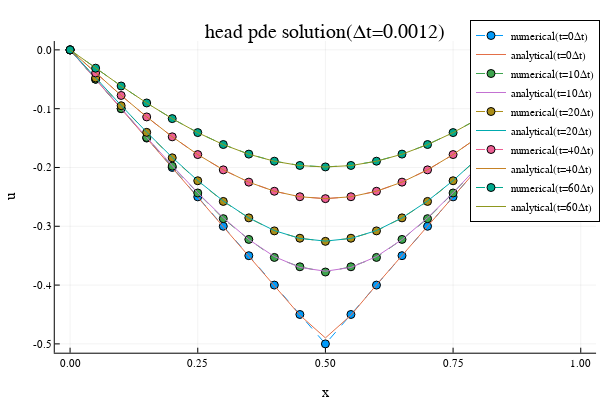

The notebook cell this image was saved under:
### Code cell
Δt = 0.0012
heat_pde_plots(x,t₁₂,U₁₂;Δt=Δt)
title!("head pde solution(Δt=$Δt)")

### Figure 1 — Plotly figure (JSON) as saved in the notebook; plotly's stock layout.template omitted (floating-point values rounded to 4 significant figures)
{"data": [{"colorbar": {"len": 0.8657, "title": {"text": ""}, "x": 0.9934, "y": 0.5087}, "legendgroup": "numerical(t=0Δt)", "line": {"color": "rgba(0, 154, 250, 1.000)", "dash": "dash", "shape": "linear", "width": 1}, "marker": {"color": "rgba(0, 154, 250, 1.000)", "line": {"color": "rgba(0, 0, 0, 1)", "width": 1}, "size": 8, "symbol": "circle"}, "mode": "lines+markers", "name": "numerical(t=0Δt)", "showlegend": true, "type": "scatter", "x": [0, 0.05, 0.1, 0.15, 0.2, 0.25, 0.3, 0.35, 0.4, 0.45, 0.5, 0.55, 0.6, 0.65, 0.7, 0.75, 0.8, 0.85, 0.9, 0.95, 1], "xaxis": "x", "y": [0, -0.05, -0.1, -0.15, -0.2, -0.25, -0.3, -0.35, -0.4, -0.45, -0.5, -0.45, -0.4, -0.35, -0.3, -0.25, -0.2, -0.15, -0.1, -0.05, 0], "yaxis": "y"}, {"colorbar": {"len": 0.8657, "title": {"text": ""}, "x": 0.9934, "y": 0.5087}, "legendgroup": "analytical(t=0Δt)", "line": {"color": "rgba(227, 111, 71, 1.000)", "dash": "solid", "shape": "linear", "width": 1}, "mode": "lines", "name": "analytical(t=0Δt)", "showlegend": true, "type": "scatter", "x": [0, 0.05, 0.1, 0.15, 0.2, 0.25, 0.3, 0.35, 0.4, 0.45, 0.5, 0.55, 0.6, 0.65, 0.7, 0.75, 0.8, 0.85, 0.9, 0.95, 1], "xaxis": "x", "y": [0, -0.05001, -0.09998, -0.15, -0.2, -0.2501, -0.2999, -0.3502, -0.3996, -0.4512, -0.4899, -0.4512, -0.3996, -0.3502, -0.2999, -0.2501, -0.2, -0.15, -0.09998, -0.05001, -1.954e-18], "yaxis": "y"}, {"colorbar": {"len": 0.8657, "title": {"text": ""}, "x": 0.9934, "y": 0.5087}, "legendgroup": "numerical(t=10Δt)", "line": {"color": "rgba(62, 164, 78, 1.000)", "dash": "dash", "shape": "linear", "width": 1}, "marker": {"color": "rgba(62, 164, 78, 1.000)", "line": {"color": "rgba(0, 0, 0, 1)", "width": 1}, "size": 8, "symbol": "circle"}, "mode": "lines+markers", "name": "numerical(t=10Δt)", "showlegend": true, "type": "scatter", "x": [0, 0.05, 0.1, 0.15, 0.2, 0.25, 0.3, 0.35, 0.4, 0.45, 0.5, 0.55, 0.6, 0.65, 0.7, 0.75, 0.8, 0.85, 0.9, 0.95, 1], "xaxis": "x", "y": [0, -0.04994, -0.09982, -0.149, -0.1977, -0.2434, -0.287, -0.3223, -0.353, -0.3689, -0.3778, -0.3689, -0.353, -0.3223, -0.287, -0.2434, -0.1977, -0.149, -0.09982, -0.04994, 0], "yaxis": "y"}, {"colorbar": {"len": 0.8657, "title": {"text": ""}, "x": 0.9934, "y": 0.5087}, "legendgroup": "analytical(t=10Δt)", "line": {"color": "rgba(195, 113, 210, 1.000)", "dash": "solid", "shape": "linear", "width": 1}, "mode": "lines", "name": "analytical(t=10Δt)", "showlegend": true, "type": "scatter", "x": [0, 0.05, 0.1, 0.15, 0.2, 0.25, 0.3, 0.35, 0.4, 0.45, 0.5, 0.55, 0.6, 0.65, 0.7, 0.75, 0.8, 0.85, 0.9, 0.95, 1], "xaxis": "x", "y": [0, -0.04985, -0.09952, -0.1487, -0.1969, -0.243, -0.2856, -0.3226, -0.3515, -0.37, -0.3764, -0.37, -0.3515, -0.3226, -0.2856, -0.243, -0.1969, -0.1487, -0.09952, -0.04985, -3.888e-17], "yaxis": "y"}, {"colorbar": {"len": 0.8657, "title": {"text": ""}, "x": 0.9934, "y": 0.5087}, "legendgroup": "numerical(t=20Δt)", "line": {"color": "rgba(172, 142, 24, 1.000)", "dash": "dash", "shape": "linear", "width": 1}, "marker": {"color": "rgba(172, 142, 24, 1.000)", "line": {"color": "rgba(0, 0, 0, 1)", "width": 1}, "size": 8, "symbol": "circle"}, "mode": "lines+markers", "name": "numerical(t=20Δt)", "showlegend": true, "type": "scatter", "x": [0, 0.05, 0.1, 0.15, 0.2, 0.25, 0.3, 0.35, 0.4, 0.45, 0.5, 0.55, 0.6, 0.65, 0.7, 0.75, 0.8, 0.85, 0.9, 0.95, 1], "xaxis": "x", "y": [0, -0.04778, -0.09497, -0.1403, -0.1836, -0.2226, -0.2577, -0.2857, -0.3078, -0.3203, -0.3256, -0.3203, -0.3078, -0.2857, -0.2577, -0.2226, -0.1836, -0.1403, -0.09497, -0.04778, 0], "yaxis": "y"}, {"colorbar": {"len": 0.8657, "title": {"text": ""}, "x": 0.9934, "y": 0.5087}, "legendgroup": "analytical(t=20Δt)", "line": {"color": "rgba(0, 170, 174, 1.000)", "dash": "solid", "shape": "linear", "width": 1}, "mode": "lines", "name": "analytical(t=20Δt)", "showlegend": true, "type": "scatter", "x": [0, 0.05, 0.1, 0.15, 0.2, 0.25, 0.3, 0.35, 0.4, 0.45, 0.5, 0.55, 0.6, 0.65, 0.7, 0.75, 0.8, 0.85, 0.9, 0.95, 1], "xaxis": "x", "y": [0, -0.04763, -0.09455, -0.1399, -0.1829, -0.2223, -0.257, -0.2858, -0.3073, -0.3207, -0.3252, -0.3207, -0.3073, -0.2858, -0.257, -0.2223, -0.1829, -0.1399, -0.09455, -0.04763, -3.723e-17], "yaxis": "y"}, {"colorbar": {"len": 0.8657, "title": {"text": ""}, "x": 0.9934, "y": 0.5087}, "legendgroup": "numerical(t=40Δt)", "line": {"color": "rgba(237, 94, 147, 1.000)", "dash": "dash", "shape": "linear", "width": 1}, "marker": {"color": "rgba(237, 94, 147, 1.000)", "line": {"color": "rgba(0, 0, 0, 1)", "width": 1}, "size": 8, "symbol": "circle"}, "mode": "lines+markers", "name": "numerical(t=40Δt)", "showlegend": true, "type": "scatter", "x": [0, 0.05, 0.1, 0.15, 0.2, 0.25, 0.3, 0.35, 0.4, 0.45, 0.5, 0.55, 0.6, 0.65, 0.7, 0.75, 0.8, 0.85, 0.9, 0.95, 1], "xaxis": "x", "y": [0, -0.03923, -0.07757, -0.114, -0.1479, -0.1781, -0.2041, -0.2249, -0.2404, -0.2497, -0.253, -0.2497, -0.2404, -0.2249, -0.2041, -0.1781, -0.1479, -0.114, -0.07757, -0.03923, 0], "yaxis": "y"}, {"colorbar": {"len": 0.8657, "title": {"text": ""}, "x": 0.9934, "y": 0.5087}, "legendgroup": "analytical(t=40Δt)", "line": {"color": "rgba(198, 130, 37, 1.000)", "dash": "solid", "shape": "linear", "width": 1}, "mode": "lines", "name": "analytical(t=40Δt)", "showlegend": true, "type": "scatter", "x": [0, 0.05, 0.1, 0.15, 0.2, 0.25, 0.3, 0.35, 0.4, 0.45, 0.5, 0.55, 0.6, 0.65, 0.7, 0.75, 0.8, 0.85, 0.9, 0.95, 1], "xaxis": "x", "y": [0, -0.03919, -0.07747, -0.1139, -0.1477, -0.178, -0.204, -0.225, -0.2404, -0.2498, -0.253, -0.2498, -0.2404, -0.225, -0.204, -0.178, -0.1477, -0.1139, -0.07747, -0.03919, -3.067e-17], "yaxis": "y"}, {"colorbar": {"len": 0.8657, "title": {"text": ""}, "x": 0.9934, "y": 0.5087}, "legendgroup": "numerical(t=60Δt)", "line": {"color": "rgba(0, 169, 141, 1.000)", "dash": "dash", "shape": "linear", "width": 1}, "marker": {"color": "rgba(0, 169, 141, 1.000)", "line": {"color": "rgba(0, 0, 0, 1)", "width": 1}, "size": 8, "symbol": "circle"}, "mode": "lines+markers", "name": "numerical(t=60Δt)", "showlegend": true, "type": "scatter", "x": [0, 0.05, 0.1, 0.15, 0.2, 0.25, 0.3, 0.35, 0.4, 0.45, 0.5, 0.55, 0.6, 0.65, 0.7, 0.75, 0.8, 0.85, 0.9, 0.95, 1], "xaxis": "x", "y": [0, -0.0311, -0.06145, -0.09028, -0.1169, -0.1407, -0.161, -0.1773, -0.1893, -0.1966, -0.1991, -0.1966, -0.1893, -0.1773, -0.161, -0.1407, -0.1169, -0.09028, -0.06145, -0.0311, 0], "yaxis": "y"}, {"colorbar": {"len": 0.8657, "title": {"text": ""}, "x": 0.9934, "y": 0.5087}, "legendgroup": "analytical(t=60Δt)", "line": {"color": "rgba(142, 151, 30, 1.000)", "dash": "solid", "shape": "linear", "width": 1}, "mode": "lines", "name": "analytical(t=60Δt)", "showlegend": true, "type": "scatter", "x": [0, 0.05, 0.1, 0.15, 0.2, 0.25, 0.3, 0.35, 0.4, 0.45, 0.5, 0.55, 0.6, 0.65, 0.7, 0.75, 0.8, 0.85, 0.9, 0.95, 1], "xaxis": "x", "y": [0, -0.03112, -0.06148, -0.09033, -0.117, -0.1408, -0.1611, -0.1774, -0.1894, -0.1967, -0.1992, -0.1967, -0.1894, -0.1774, -0.1611, -0.1408, -0.117, -0.09033, -0.06148, -0.03112, -2.436e-17], "yaxis": "y"}], "layout": {"annotations": [{"font": {"color": "rgba(0, 0, 0, 1)", "family": "sans-serif", "size": 20}, "rotation": 0, "showarrow": false, "text": "head pde solution(Δt=0.0012)", "x": 0.5424, "xanchor": "center", "xref": "paper", "y": 1, "yanchor": "top", "yref": "paper"}], "height": 400, "legend": {"bgcolor": "rgba(255, 255, 255, 1.000)", "bordercolor": "rgba(0, 0, 0, 1)", "borderwidth": 1, "font": {"color": "rgba(0, 0, 0, 1)", "family": "sans-serif", "size": 11}, "title": {"font": {"color": "rgba(0, 0, 0, 1)", "family": "sans-serif", "size": 15}, "text": ""}, "tracegroupgap": 0, "traceorder": "normal", "x": 1, "xanchor": "auto", "y": 1, "yanchor": "auto"}, "margin": {"b": 20, "l": 0, "r": 0, "t": 20}, "paper_bgcolor": "rgba(255, 255, 255, 1.000)", "plot_bgcolor": "rgba(255, 255, 255, 1.000)", "showlegend": true, "width": 600, "xaxis": {"anchor": "y", "domain": [0.09128, 0.9934], "gridcolor": "rgba(0, 0, 0, 0.1)", "gridwidth": 0.5, "linecolor": "rgba(0, 0, 0, 1)", "mirror": false, "range": [-0.03, 1.03], "showgrid": true, "showline": true, "showticklabels": true, "tickangle": 0, "tickcolor": "rgb(0, 0, 0)", "tickfont": {"color": "rgba(0, 0, 0, 1)", "family": "sans-serif", "size": 11}, "tickmode": "array", "ticks": "inside", "ticktext": ["0.00", "0.25", "0.50", "0.75", "1.00"], "tickvals": [0, 0.25, 0.5, 0.75, 1], "title": {"font": {"color": "rgba(0, 0, 0, 1)", "family": "sans-serif", "size": 15}, "text": "x"}, "type": "linear", "visible": true, "zeroline": false, "zerolinecolor": "rgba(0, 0, 0, 1)"}, "yaxis": {"anchor": "x", "domain": [0.07581, 0.9415], "gridcolor": "rgba(0, 0, 0, 0.1)", "gridwidth": 0.5, "linecolor": "rgba(0, 0, 0, 1)", "mirror": false, "range": [-0.515, 0.015], "showgrid": true, "showline": true, "showticklabels": true, "tickangle": 0, "tickcolor": "rgb(0, 0, 0)", "tickfont": {"color": "rgba(0, 0, 0, 1)", "family": "sans-serif", "size": 11}, "tickmode": "array", "ticks": "inside", "ticktext": ["-0.5", "-0.4", "-0.3", "-0.2", "-0.1", "0.0"], "tickvals": [-0.5, -0.4, -0.3, -0.2, -0.1, 0], "title": {"font": {"color": "rgba(0, 0, 0, 1)", "family": "sans-serif", "size": 15}, "text": "u"}, "type": "linear", "visible": true, "zeroline": false, "zerolinecolor": "rgba(0, 0, 0, 1)"}}}
